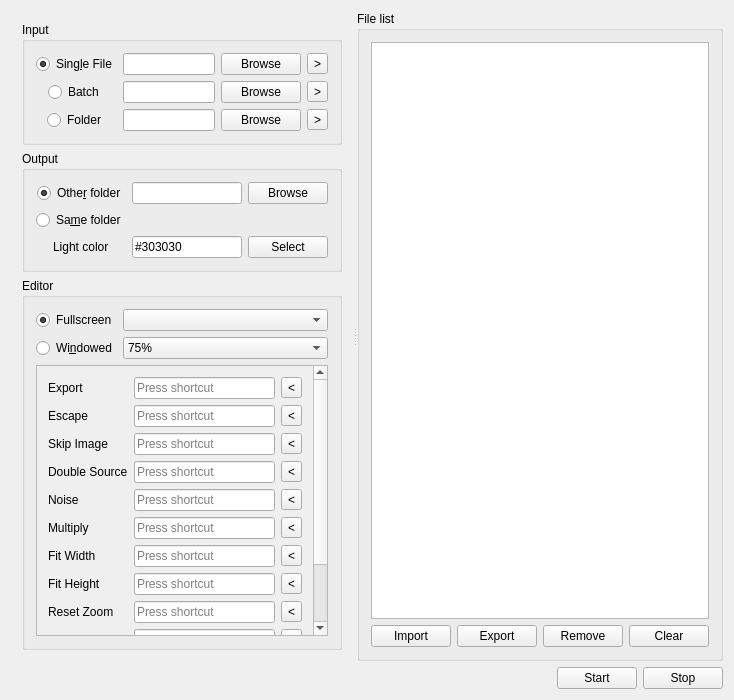
<?xml version="1.0" encoding="UTF-8"?>
<ui version="4.0">
 <class>MainWindow</class>
 <widget class="QMainWindow" name="MainWindow">
  <property name="geometry">
   <rect>
    <x>0</x>
    <y>0</y>
    <width>734</width>
    <height>700</height>
   </rect>
  </property>
  <property name="windowTitle">
   <string>Dark Cropper</string>
  </property>
  <property name="windowIcon">
   <iconset resource="resources.qrc">
    <normaloff>:/images/logo-48x48.png</normaloff>:/images/logo-48x48.png</iconset>
  </property>
  <widget class="QWidget" name="centralWidget">
   <layout class="QVBoxLayout" name="verticalLayout_3">
    <item>
     <widget class="QSplitter" name="splitter">
      <property name="orientation">
       <enum>Qt::Horizontal</enum>
      </property>
      <widget class="QWidget" name="layoutWidget">
       <layout class="QVBoxLayout" name="verticalLayout" stretch="0,0,1">
        <item>
         <widget class="QGroupBox" name="groupBox">
          <property name="title">
           <string>Input</string>
          </property>
          <layout class="QFormLayout" name="formLayout">
           <property name="labelAlignment">
            <set>Qt::AlignCenter</set>
           </property>
           <item row="0" column="0">
            <widget class="QRadioButton" name="singleFile">
             <property name="sizePolicy">
              <sizepolicy hsizetype="Expanding" vsizetype="Preferred">
               <horstretch>0</horstretch>
               <verstretch>0</verstretch>
              </sizepolicy>
             </property>
             <property name="text">
              <string>Sing&amp;le File</string>
             </property>
             <property name="checked">
              <bool>true</bool>
             </property>
            </widget>
           </item>
           <item row="0" column="1">
            <layout class="QHBoxLayout" name="horizontalLayout">
             <item>
              <widget class="QLineEdit" name="singleFileText"/>
             </item>
             <item>
              <widget class="QPushButton" name="singleFileBrowse">
               <property name="text">
                <string>Browse</string>
               </property>
              </widget>
             </item>
             <item>
              <widget class="QToolButton" name="singleFileSend">
               <property name="text">
                <string>&gt;</string>
               </property>
              </widget>
             </item>
            </layout>
           </item>
           <item row="1" column="0">
            <widget class="QRadioButton" name="batchFile">
             <property name="sizePolicy">
              <sizepolicy hsizetype="Expanding" vsizetype="Preferred">
               <horstretch>0</horstretch>
               <verstretch>0</verstretch>
              </sizepolicy>
             </property>
             <property name="text">
              <string>Batch</string>
             </property>
            </widget>
           </item>
           <item row="1" column="1">
            <layout class="QHBoxLayout" name="horizontalLayout_2">
             <item>
              <widget class="QLineEdit" name="batchFileText"/>
             </item>
             <item>
              <widget class="QPushButton" name="batchFileBrowse">
               <property name="text">
                <string>Browse</string>
               </property>
              </widget>
             </item>
             <item>
              <widget class="QToolButton" name="batchFileSend">
               <property name="text">
                <string>&gt;</string>
               </property>
              </widget>
             </item>
            </layout>
           </item>
           <item row="2" column="0">
            <widget class="QRadioButton" name="folder">
             <property name="sizePolicy">
              <sizepolicy hsizetype="MinimumExpanding" vsizetype="Preferred">
               <horstretch>0</horstretch>
               <verstretch>0</verstretch>
              </sizepolicy>
             </property>
             <property name="text">
              <string>Folder</string>
             </property>
            </widget>
           </item>
           <item row="2" column="1">
            <layout class="QHBoxLayout" name="horizontalLayout_12">
             <item>
              <widget class="QLineEdit" name="folderText"/>
             </item>
             <item>
              <widget class="QPushButton" name="folderBrowse">
               <property name="text">
                <string>Browse</string>
               </property>
              </widget>
             </item>
             <item>
              <widget class="QToolButton" name="folderSend">
               <property name="text">
                <string>&gt;</string>
               </property>
              </widget>
             </item>
            </layout>
           </item>
          </layout>
         </widget>
        </item>
        <item>
         <widget class="QGroupBox" name="groupBox_2">
          <property name="title">
           <string>Output</string>
          </property>
          <layout class="QFormLayout" name="formLayout_2">
           <property name="labelAlignment">
            <set>Qt::AlignCenter</set>
           </property>
           <item row="1" column="0">
            <widget class="QRadioButton" name="otherFolder">
             <property name="sizePolicy">
              <sizepolicy hsizetype="MinimumExpanding" vsizetype="Preferred">
               <horstretch>0</horstretch>
               <verstretch>0</verstretch>
              </sizepolicy>
             </property>
             <property name="text">
              <string>Othe&amp;r folder</string>
             </property>
             <property name="checked">
              <bool>true</bool>
             </property>
            </widget>
           </item>
           <item row="1" column="1">
            <layout class="QHBoxLayout" name="horizontalLayout_4">
             <item>
              <widget class="QLineEdit" name="otherFolderText"/>
             </item>
             <item>
              <widget class="QPushButton" name="otherFolderBrowse">
               <property name="text">
                <string>Browse</string>
               </property>
              </widget>
             </item>
            </layout>
           </item>
           <item row="2" column="0">
            <widget class="QRadioButton" name="sameFolder">
             <property name="sizePolicy">
              <sizepolicy hsizetype="MinimumExpanding" vsizetype="Preferred">
               <horstretch>0</horstretch>
               <verstretch>0</verstretch>
              </sizepolicy>
             </property>
             <property name="text">
              <string>Sa&amp;me folder</string>
             </property>
            </widget>
           </item>
           <item row="3" column="0">
            <widget class="QLabel" name="label_7">
             <property name="sizePolicy">
              <sizepolicy hsizetype="MinimumExpanding" vsizetype="Preferred">
               <horstretch>0</horstretch>
               <verstretch>0</verstretch>
              </sizepolicy>
             </property>
             <property name="text">
              <string>Light color</string>
             </property>
            </widget>
           </item>
           <item row="3" column="1">
            <layout class="QHBoxLayout" name="horizontalLayout_3">
             <item>
              <widget class="QLineEdit" name="lightColor">
               <property name="text">
                <string>#303030</string>
               </property>
              </widget>
             </item>
             <item>
              <widget class="QPushButton" name="lightSelect">
               <property name="text">
                <string>Select</string>
               </property>
              </widget>
             </item>
            </layout>
           </item>
          </layout>
         </widget>
        </item>
        <item>
         <widget class="QGroupBox" name="groupBox_3">
          <property name="title">
           <string>Editor</string>
          </property>
          <layout class="QVBoxLayout" name="verticalLayout_4" stretch="0,1">
           <item>
            <layout class="QFormLayout" name="formLayout_3">
             <property name="labelAlignment">
              <set>Qt::AlignCenter</set>
             </property>
             <item row="0" column="0">
              <widget class="QRadioButton" name="fullscreen">
               <property name="sizePolicy">
                <sizepolicy hsizetype="MinimumExpanding" vsizetype="Preferred">
                 <horstretch>0</horstretch>
                 <verstretch>0</verstretch>
                </sizepolicy>
               </property>
               <property name="text">
                <string>Fullscreen</string>
               </property>
               <property name="checked">
                <bool>true</bool>
               </property>
              </widget>
             </item>
             <item row="0" column="1">
              <widget class="QComboBox" name="fullscreenScreen">
               <property name="sizePolicy">
                <sizepolicy hsizetype="MinimumExpanding" vsizetype="Fixed">
                 <horstretch>0</horstretch>
                 <verstretch>0</verstretch>
                </sizepolicy>
               </property>
              </widget>
             </item>
             <item row="1" column="0">
              <widget class="QRadioButton" name="windowed">
               <property name="sizePolicy">
                <sizepolicy hsizetype="MinimumExpanding" vsizetype="Preferred">
                 <horstretch>0</horstretch>
                 <verstretch>0</verstretch>
                </sizepolicy>
               </property>
               <property name="text">
                <string>Wi&amp;ndowed</string>
               </property>
              </widget>
             </item>
             <item row="1" column="1">
              <widget class="QComboBox" name="windowedSize">
               <property name="sizePolicy">
                <sizepolicy hsizetype="MinimumExpanding" vsizetype="Fixed">
                 <horstretch>0</horstretch>
                 <verstretch>0</verstretch>
                </sizepolicy>
               </property>
               <item>
                <property name="text">
                 <string>75%</string>
                </property>
               </item>
               <item>
                <property name="text">
                 <string>50%</string>
                </property>
               </item>
              </widget>
             </item>
            </layout>
           </item>
           <item>
            <widget class="QScrollArea" name="shortcutArea">
             <property name="widgetResizable">
              <bool>true</bool>
             </property>
             <widget class="QWidget" name="scrollAreaWidgetContents">
              <property name="geometry">
               <rect>
                <x>0</x>
                <y>0</y>
                <width>306</width>
                <height>420</height>
               </rect>
              </property>
              <layout class="QFormLayout" name="formLayout_4">
               <item row="0" column="0">
                <widget class="QLabel" name="label_6">
                 <property name="sizePolicy">
                  <sizepolicy hsizetype="MinimumExpanding" vsizetype="Preferred">
                   <horstretch>0</horstretch>
                   <verstretch>0</verstretch>
                  </sizepolicy>
                 </property>
                 <property name="text">
                  <string>Export</string>
                 </property>
                </widget>
               </item>
               <item row="0" column="1">
                <layout class="QHBoxLayout" name="horizontalLayout_11">
                 <item>
                  <widget class="QKeySequenceEdit" name="exportEdit"/>
                 </item>
                 <item>
                  <widget class="QToolButton" name="exportReset">
                   <property name="text">
                    <string>&lt;</string>
                   </property>
                  </widget>
                 </item>
                </layout>
               </item>
               <item row="1" column="0">
                <widget class="QLabel" name="label">
                 <property name="sizePolicy">
                  <sizepolicy hsizetype="MinimumExpanding" vsizetype="Preferred">
                   <horstretch>0</horstretch>
                   <verstretch>0</verstretch>
                  </sizepolicy>
                 </property>
                 <property name="text">
                  <string>Escape</string>
                 </property>
                </widget>
               </item>
               <item row="1" column="1">
                <layout class="QHBoxLayout" name="horizontalLayout_5">
                 <item>
                  <widget class="QKeySequenceEdit" name="escapeEdit"/>
                 </item>
                 <item>
                  <widget class="QToolButton" name="escapeReset">
                   <property name="text">
                    <string>&lt;</string>
                   </property>
                  </widget>
                 </item>
                </layout>
               </item>
               <item row="2" column="0">
                <widget class="QLabel" name="label_2">
                 <property name="sizePolicy">
                  <sizepolicy hsizetype="MinimumExpanding" vsizetype="Preferred">
                   <horstretch>0</horstretch>
                   <verstretch>0</verstretch>
                  </sizepolicy>
                 </property>
                 <property name="text">
                  <string>Skip Image</string>
                 </property>
                </widget>
               </item>
               <item row="2" column="1">
                <layout class="QHBoxLayout" name="horizontalLayout_6">
                 <item>
                  <widget class="QKeySequenceEdit" name="skipEdit"/>
                 </item>
                 <item>
                  <widget class="QToolButton" name="skipReset">
                   <property name="text">
                    <string>&lt;</string>
                   </property>
                  </widget>
                 </item>
                </layout>
               </item>
               <item row="3" column="0">
                <widget class="QLabel" name="label_5">
                 <property name="sizePolicy">
                  <sizepolicy hsizetype="MinimumExpanding" vsizetype="Preferred">
                   <horstretch>0</horstretch>
                   <verstretch>0</verstretch>
                  </sizepolicy>
                 </property>
                 <property name="text">
                  <string>Double Source</string>
                 </property>
                </widget>
               </item>
               <item row="3" column="1">
                <layout class="QHBoxLayout" name="horizontalLayout_9">
                 <item>
                  <widget class="QKeySequenceEdit" name="doubleEdit"/>
                 </item>
                 <item>
                  <widget class="QToolButton" name="doubleReset">
                   <property name="text">
                    <string>&lt;</string>
                   </property>
                  </widget>
                 </item>
                </layout>
               </item>
               <item row="4" column="0">
                <widget class="QLabel" name="label_4">
                 <property name="sizePolicy">
                  <sizepolicy hsizetype="MinimumExpanding" vsizetype="Preferred">
                   <horstretch>0</horstretch>
                   <verstretch>0</verstretch>
                  </sizepolicy>
                 </property>
                 <property name="text">
                  <string>Noise</string>
                 </property>
                </widget>
               </item>
               <item row="4" column="1">
                <layout class="QHBoxLayout" name="horizontalLayout_10">
                 <item>
                  <widget class="QKeySequenceEdit" name="noiseEdit"/>
                 </item>
                 <item>
                  <widget class="QToolButton" name="noiseReset">
                   <property name="text">
                    <string>&lt;</string>
                   </property>
                  </widget>
                 </item>
                </layout>
               </item>
               <item row="5" column="0">
                <widget class="QLabel" name="label_3">
                 <property name="sizePolicy">
                  <sizepolicy hsizetype="MinimumExpanding" vsizetype="Preferred">
                   <horstretch>0</horstretch>
                   <verstretch>0</verstretch>
                  </sizepolicy>
                 </property>
                 <property name="text">
                  <string>Multiply</string>
                 </property>
                </widget>
               </item>
               <item row="5" column="1">
                <layout class="QHBoxLayout" name="horizontalLayout_8">
                 <item>
                  <widget class="QKeySequenceEdit" name="multiplyEdit"/>
                 </item>
                 <item>
                  <widget class="QToolButton" name="multiplyReset">
                   <property name="text">
                    <string>&lt;</string>
                   </property>
                  </widget>
                 </item>
                </layout>
               </item>
               <item row="6" column="0">
                <widget class="QLabel" name="label_8">
                 <property name="text">
                  <string>Fit Width</string>
                 </property>
                </widget>
               </item>
               <item row="6" column="1">
                <layout class="QHBoxLayout" name="horizontalLayout_14">
                 <item>
                  <widget class="QKeySequenceEdit" name="fitWidthEdit"/>
                 </item>
                 <item>
                  <widget class="QToolButton" name="fitWidthReset">
                   <property name="text">
                    <string>&lt;</string>
                   </property>
                  </widget>
                 </item>
                </layout>
               </item>
               <item row="7" column="0">
                <widget class="QLabel" name="label_9">
                 <property name="text">
                  <string>Fit Height</string>
                 </property>
                </widget>
               </item>
               <item row="7" column="1">
                <layout class="QHBoxLayout" name="horizontalLayout_15">
                 <item>
                  <widget class="QKeySequenceEdit" name="fitHeightEdit"/>
                 </item>
                 <item>
                  <widget class="QToolButton" name="fitHeightReset">
                   <property name="text">
                    <string>&lt;</string>
                   </property>
                  </widget>
                 </item>
                </layout>
               </item>
               <item row="8" column="0">
                <widget class="QLabel" name="label_10">
                 <property name="text">
                  <string>Reset Zoom</string>
                 </property>
                </widget>
               </item>
               <item row="8" column="1">
                <layout class="QHBoxLayout" name="horizontalLayout_16">
                 <item>
                  <widget class="QKeySequenceEdit" name="resetZoomEdit"/>
                 </item>
                 <item>
                  <widget class="QToolButton" name="resetZoomReset">
                   <property name="text">
                    <string>&lt;</string>
                   </property>
                  </widget>
                 </item>
                </layout>
               </item>
               <item row="9" column="0">
                <widget class="QLabel" name="label_11">
                 <property name="text">
                  <string>Reset Rotation</string>
                 </property>
                </widget>
               </item>
               <item row="9" column="1">
                <layout class="QHBoxLayout" name="horizontalLayout_17">
                 <item>
                  <widget class="QKeySequenceEdit" name="resetRotationEdit"/>
                 </item>
                 <item>
                  <widget class="QToolButton" name="resetRotationReset">
                   <property name="text">
                    <string>&lt;</string>
                   </property>
                  </widget>
                 </item>
                </layout>
               </item>
               <item row="10" column="0">
                <widget class="QLabel" name="label_12">
                 <property name="text">
                  <string>Reset Location</string>
                 </property>
                </widget>
               </item>
               <item row="10" column="1">
                <layout class="QHBoxLayout" name="horizontalLayout_18">
                 <item>
                  <widget class="QKeySequenceEdit" name="resetLocationEdit"/>
                 </item>
                 <item>
                  <widget class="QToolButton" name="resetLocationReset">
                   <property name="text">
                    <string>&lt;</string>
                   </property>
                  </widget>
                 </item>
                </layout>
               </item>
               <item row="11" column="0">
                <widget class="QLabel" name="label_13">
                 <property name="text">
                  <string>Show Rules</string>
                 </property>
                </widget>
               </item>
               <item row="11" column="1">
                <layout class="QHBoxLayout" name="horizontalLayout_19">
                 <item>
                  <widget class="QKeySequenceEdit" name="showRulesEdit"/>
                 </item>
                 <item>
                  <widget class="QToolButton" name="showRulesReset">
                   <property name="text">
                    <string>&lt;</string>
                   </property>
                  </widget>
                 </item>
                </layout>
               </item>
              </layout>
             </widget>
            </widget>
           </item>
          </layout>
         </widget>
        </item>
       </layout>
      </widget>
      <widget class="QGroupBox" name="groupBox_4">
       <property name="title">
        <string>File list</string>
       </property>
       <layout class="QVBoxLayout" name="verticalLayout_2">
        <item>
         <widget class="QListWidget" name="fileList">
          <property name="dragEnabled">
           <bool>true</bool>
          </property>
          <property name="dragDropMode">
           <enum>QAbstractItemView::DragDrop</enum>
          </property>
          <property name="defaultDropAction">
           <enum>Qt::MoveAction</enum>
          </property>
          <property name="selectionMode">
           <enum>QAbstractItemView::ExtendedSelection</enum>
          </property>
          <property name="selectionBehavior">
           <enum>QAbstractItemView::SelectRows</enum>
          </property>
         </widget>
        </item>
        <item>
         <layout class="QHBoxLayout" name="horizontalLayout_13">
          <item>
           <widget class="QPushButton" name="listImport">
            <property name="text">
             <string>Import</string>
            </property>
           </widget>
          </item>
          <item>
           <widget class="QPushButton" name="listExport">
            <property name="text">
             <string>Export</string>
            </property>
           </widget>
          </item>
          <item>
           <widget class="QPushButton" name="listRemove">
            <property name="text">
             <string>Remove</string>
            </property>
           </widget>
          </item>
          <item>
           <widget class="QPushButton" name="listClear">
            <property name="text">
             <string>Clear</string>
            </property>
           </widget>
          </item>
         </layout>
        </item>
       </layout>
      </widget>
     </widget>
    </item>
    <item>
     <layout class="QHBoxLayout" name="horizontalLayout_7">
      <item>
       <spacer name="horizontalSpacer">
        <property name="orientation">
         <enum>Qt::Horizontal</enum>
        </property>
        <property name="sizeHint" stdset="0">
         <size>
          <width>40</width>
          <height>20</height>
         </size>
        </property>
       </spacer>
      </item>
      <item>
       <widget class="QPushButton" name="start">
        <property name="text">
         <string>Start</string>
        </property>
       </widget>
      </item>
      <item>
       <widget class="QPushButton" name="stop">
        <property name="text">
         <string>Stop</string>
        </property>
       </widget>
      </item>
     </layout>
    </item>
   </layout>
  </widget>
 </widget>
 <layoutdefault spacing="6" margin="11"/>
 <resources>
  <include location="resources.qrc"/>
 </resources>
 <connections/>
</ui>
